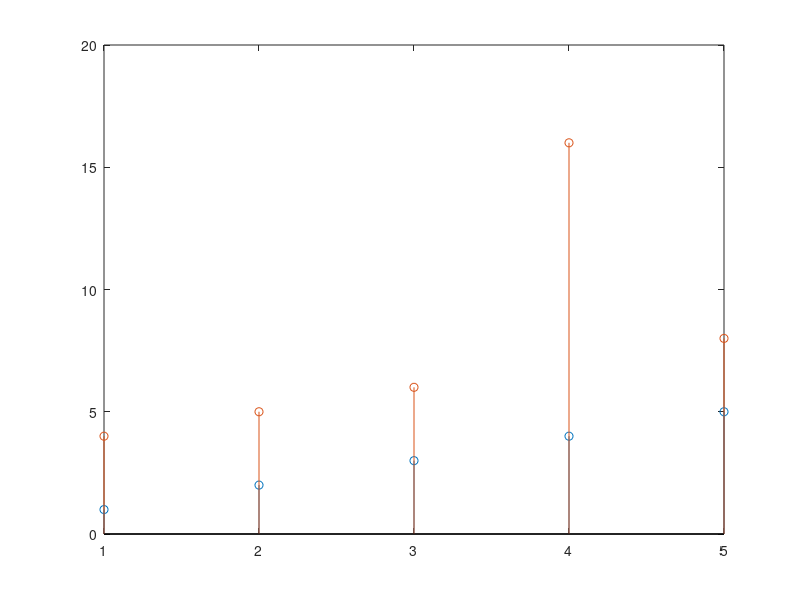

The MATLAB source for this figure:
clear;
clc;
x = [1 2 3 4 5];

a = [1 2 3];
b = [4 5 6];

CI = [0 0];

if length(a)-1 ~= length(CI)
    return
end

N = length(a);
M = length(b);

temp1 = 0;
temp2 = 0;

for n = 1 : length(x)
    for k = 2 : N
        if n-k+1 < 1
            temp1 = temp1 + (a(k)/a(1))*CI((n-k)*-1);
        else
            temp1 = temp1 + (a(k)/a(1))*y(n-k+1);
        end
    end
    
    for j = 1 : M
        if n-j+1 < 1 || n-j > length(x)-1
            temp2 = temp2;
        else
            temp2 = temp2 + (b(j)/a(1))*x(n-j+1);
        end
    end
    y(n) = -temp1 + temp2;
    temp1 = 0;
    temp2 = 0;
end
y
stem(x)
hold on
stem(y)